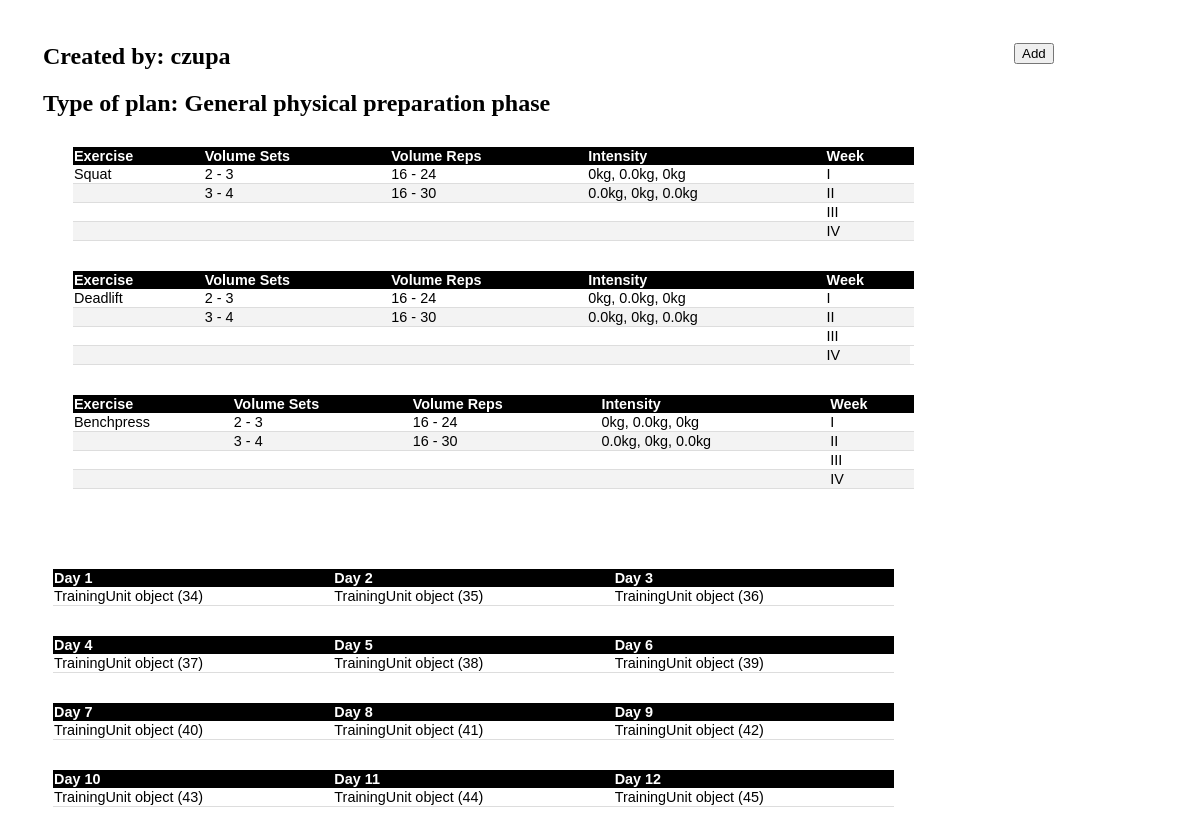
The page /trainingplan/13/ on the database its author committed.
### core/models.py (models this page shows, shortened)
class TrainingPlan(models.Model):
    user= models.ForeignKey(User, on_delete=models.CASCADE)
    nameoftheplan = models.CharField(verbose_name="Name of the plan",max_length=20, null=True)
    Squat1RM = models.PositiveIntegerField(verbose_name="100%RM in squat",default=0, blank=True, null=True)
    DeadliftT1RM =models.PositiveIntegerField(verbose_name="100%RM maximal repetition in deadlift",default=0, blank=True, null=True)
    Benchpress1RM = models.PositiveIntegerField(verbose_name="100%RM maximal repetition in benchpress",default=0, blank=True, null=True)
    mesocycle= models.CharField(max_length=40, choices=MESOCYCLE_CHOICES,default=MESOCYCLE_GPP)
    timeoftheplan= models.CharField(max_length=40,choices=TIME_CHOICE,default=TIME_WEEK3 )
    from_signal = models.BooleanField(default=False)

class TrainingUnit(models.Model):
    trainingplan=models.ForeignKey(TrainingPlan, on_delete=models.CASCADE)
    from_signal = models.BooleanField(default=False)

### core/views.py (the view, shortened to what this page needs)
def TrainingPlanForUser(request,pk):
    exercise=''
    training = TrainingPlan.objects.get(id=pk)
    SQUAT1RM = TrainingPlan.objects.values('Squat1RM').get(id=pk)
    DEADLIFT1RM = TrainingPlan.objects.values('DeadliftT1RM').get(id=pk)
    BENCHPRESS1RM= TrainingPlan.objects.values('Benchpress1RM').get(id=pk)
    sq=SQUAT1RM.get('Squat1RM')
    dl=DEADLIFT1RM.get('DeadliftT1RM')
    bp=BENCHPRESS1RM.get('Benchpress1RM')
    mezocykl=TrainingPlan.objects.values('mesocycle').get(id=pk)
    mesocycle= mezocykl.get('mesocycle')
    gppsets1=[2,3]
    gppsets2=[3,4]
    gpprepsrange1=[16,24]
    gpprepsrange2=[16,30]
    gppsets1=[2,3]
    gppsets2=[3,4]
    gpprepsrange1=[16,24]
    gpprepsrange2=[16,30]
    gppsq1w=[round(sq*0.70),round(sq*0.72,5),round(sq*0.75) ]
    gppsq2w=[round(sq*0.72,5),round(sq*0.75),round(sq*0.77,5)]
    gppdl1w=[round(dl*0.70),round(dl*0.72,5),round(dl*0.75)]
    gppdl2w=[round(dl*0.72,5),round(dl*0.75),round(dl*0.77,5)]
    gppbp1w=[round(bp*0.70),round(bp*0.72,5),round(bp*0.75)]
    gppbp2w=[round(bp*0.72,5),round(bp*0.75),round(bp*0.77,5)]
    accrepsrange1=[18,30]
    accrepsrange2=[12,24]
    accrepsrange3=[10,20]
    accrepsrange4=[10,18]
    accsets1=[3,6]
    accsets2=[3,6]
    accsets3=[2,4]
    accsets4=[2,3]
    accsq1w= [round(sq*0.55),round(sq*0.57,5), round(sq*0.60), round(sq*0.62,5), round(sq*0.65)]
    accsq2w= [round(sq*0.67,5),round(sq*0.70),round(sq*0.72,5),round(sq*0.75),round(sq*0.77,5)]
    accsq3w= [round(sq*0.8),round(sq*0.82,5),round(sq*0.85),round(sq*0.87,5),round(sq*0.9)]
    accsq4w= [round(sq*0.5),round(sq*0.52,5),round(sq*0.55),round(sq*0.6)]
    accdl1w= [round(dl*0.55),round(dl*0.57,5), round(dl*0.60), round(dl*0.62,5), round(dl*0.65)]
    accdl2w= [round(dl*0.67,5),round(dl*0.70),round(dl*0.72,5),round(dl*0.75),round(dl*0.77,5)]
    accdl3w= [round(dl*0.8),round(dl*0.82,5),round(dl*0.85),round(dl*0.87,5),round(dl*0.9)]
    accdl4w= [round(dl*0.5),round(dl*0.52,5),round(dl*0.55),round(dl*0.6)]
    accbp1w= [round(bp*0.55),round(bp*0.57,5), round(bp*0.60), round(bp*0.62,5), round(bp*0.65)]
    accbp2w= [round(bp*0.67,5),round(bp*0.70),round(bp*0.72,5),round(bp*0.75),round(bp*0.77,5)]
    accbp3w= [round(bp*0.8),round(bp*0.82,5),round(bp*0.85),round(bp*0.87,5),round(bp*0.9)]
    accbp4w= [round(bp*0.5),round(bp*0.52,5),round(bp*0.55),round(bp*0.6)]
    peakrepsrange1=[8,10]
    peakrepsrange2=[5,8]
    peaksets1=[5,8]
    peaksets2=[3,5]
    peaksets3=('PEAK', 'MAX OUT!')
    peaksets4=('Rest...', 'Start from gpp again')
    peaksq1w= [round(sq*0.87,5),round(sq*0.9),round(sq*0.92,5), round(sq*0.95) ]
    peaksq2w= [round(sq*0.90),round(sq*0.92,5),round(sq*0.95)]
    peakdl1w= [round(dl*0.87,5),round(dl*0.9),round(dl*0.92,5), round(dl*0.95)]
    peakdl2w= [round(dl*0.90),round(dl*0.92,5),round(dl*0.95)]
    peakbp1w= [round(bp*0.87,5),round(bp*0.9),round(bp*0.92,5), round(bp*0.95)]
    peakbp2w= [round(bp*0.90),round(bp*0.92,5),round(bp*0.95)]
    if training.mesocycle == "Casual training" or "GPP":
        a= (f'{gppsets1[0]} - {gppsets1[1]}'),(f'{gpprepsrange1[0]} - {gpprepsrange1[1]}'),(f'{gppsq1w[0]}kg, {gppsq1w[1]}kg, {gppsq1w[2]}kg')
        a1=(f'{gppsets1[0]} - {gppsets1[1]}'),(f'{gpprepsrange1[0]} - {gpprepsrange1[1]}'),(f'{gppdl1w[0]}kg, {gppdl1w[1]}kg, {gppdl1w[2]}kg')
        a2=(f'{gppsets1[0]} - {gppsets1[1]}'),(f'{gpprepsrange1[0]} - {gpprepsrange1[1]}'),(f'{gppbp1w[0]}kg, {gppbp1w[1]}kg, {gppbp1w[2]}kg')
        b= (f'{gppsets2[0]} - {gppsets2[1]}'),(f'{gpprepsrange2[0]} - {gpprepsrange2[1]}'),(f'{gppsq2w[0]}kg, {gppsq2w[1]}kg, {gppsq2w[2]}kg')
        b1=(f'{gppsets2[0]} - {gppsets2[1]}'),(f'{gpprepsrange2[0]} - {gpprepsrange2[1]}'),(f'{gppdl2w[0]}kg, {gppdl2w[1]}kg, {gppdl2w[2]}kg')
        b2=(f'{gppsets2[0]} - {gppsets2[1]}'),(f'{gpprepsrange2[0]} - {gpprepsrange2[1]}'),(f'{gppbp2w[0]}kg, {gppbp2w[1]}kg, {gppbp2w[2]}kg')
        c= f''
        c1=f''
        c2=f''
        d= f''
        d1=f''
        d2=f''
    exercises = training.exercise_set.all()
    trainingunits=training.trainingunit_set.all()
    day1=trainingunits[0]
    day2=trainingunits[1]
    day3=trainingunits[2]
    day4=trainingunits[3]
    day5=trainingunits[4]
    day6=trainingunits[5]
    day7=trainingunits[6]
    day8=trainingunits[7]
    day9=trainingunits[8]
    day10=trainingunits[9]
    day11=trainingunits[10]
    day12=trainingunits[11]
    context={ 'a':a,'a1':a1,'a2':a2 ,'b':b,'b1':b1,'b2':b2, 'c':c,'c1':c1,
    'c2':c2, 'd':d, 'd1':d1,'d2':d2 ,'sq':sq,'dl':dl,'bp':bp, 'exercises':exercises ,
    'training': training,
    'mesocycle': mesocycle,
    'training.mesocycle': training.mesocycle,'exercise':exercise,'trainingunits':trainingunits,
    'day1':day1 ,'day2':day2,'day3':day3,'day4':day4,'day5':day5,'day6':day6,
    'day7':day7,'day8':day8,'day9':day9,'day10':day10,'day11':day11,'day12':day12}
    return render(request, 'core/trainingplan.html',context)

### core/templates/core/trainingplan.html (shortened to what this page needs)
{% block content %}
<div class="column">
    <div class="row">
        <h2>Created by: {{training.user}}</h2>
        <h2>Type of plan: {{training.mesocycle}}</h2>
            <table class="styled-table">
                        <thead>
                        <tr>
                            <th>Exercise</th>
                            <th>Volume Sets</th>
                            <th>Volume Reps</th>
                            <th>Intensity</th>
                            <th>Week<th>
                        </tr>
                        <tbody>
                            <td>Squat </td>
                            <td>{{a.0}}</td>
                            <td>{{a.1}}</td>
                            <td>{{a.2}}</td>
                            <td>I<td>
                            <tr>
                            <td></td>
                            <td>{{b.0}}</td>
                            <td>{{b.1}}</td>
                            <td>{{b.2}}</td>
                            <td>II<td>
                            </tr>
                            <tr>
                            <td></td>
                            <td>{{c.0}}</td>
                            <td>{{c.1}}</td>
                            <td>{{c.2}}</td>
                            <td>III<td>
                            </tr>
                            <tr>
                            <td></td>
                            <td>{{d.0}}</td>
                            <td>{{d.1}}</td>
                            <td>{{d.2}}</td>
                            <td>IV<td>
                            </tr>
                        </tbody>
            </table>
            <table class="styled-table">
                        <thead>
                            <tr>
                            <th>Exercise</th>
                            <th>Volume Sets</th>
                            <th>Volume Reps</th>
                            <th>Intensity</th>
                            <th>Week<th>
                            </tr>
                        </thead>
                        <tbody>
                            <tr>
                            <td>Deadlift</td>
                            <td>{{a1.0}}</td>
                            <td>{{a1.1}}</td>
                            <td>{{a1.2}}</td>
                            <td>I<td>
                            </tr>
                            <td></td>
                            <td>{{b1.0}}</td>
                            <td>{{b1.1}}</td>
                            <td>{{b1.2}}</td>
                            <td>II<td>
                            <td></td>
                            <td>{{c1.0}}</td>
                            <td>{{c1.1}}</td>
                            <td>{{c1.2}}</td>
                            <td>III<td>
                            <tr>
                            <td></td>
                            <td>{{d1.0}}</td>
                            <td>{{d1.1}}</td>
                            <td>{{d1.2}}</td>
                            <td>IV</td>
                            </tr>
                        </tbody>
            </table>
            <table class="styled-table">
                        <thead>
                            <tr>
                            <th>Exercise</th>
                            <th>Volume Sets</th>
                            <th>Volume Reps</th>
                            <th>Intensity</th>
                            <th>Week<th>
                            </tr>
                        </thead>
                        <tbody>
                            <tr>
                            <td>Benchpress</td>
                            <td>{{a2.0}}</td>
                            <td>{{a2.1}}</td>
                            <td>{{a2.2}}</td>
                            <td>I<td>
                            </tr>
                            <tr>
                            <td></td>
                            <td>{{b2.0}}</td>
                            <td>{{b2.1}}</td>
                            <td>{{b2.2}}</td>
                            <td>II<td>
                            </tr>
                            <td></td>
                            <td>{{c2.0}}</td>
                            <td>{{c2.1}}</td>
                            <td>{{c2.2}}</td>
                            <td>III<td>
                            <tr>
                            <td></td>
                            <td>{{d2.0}}</td>
                            <td>{{d2.1}}</td>
                            <td>{{d2.2}}</td>
                            <td>IV<td>
                            </tr>
                        </tbody>
            </table>
    </div>
        <table class="styled-table">
                <thead>
                    <tr>
                    <th>Day 1</th>
                    <th>Day 2</th>
                    <th>Day 3</th>
                    </tr>
                </thead>
                <tbody>
                    <tr>
                    <td>{{day1}}</td>
                    <td>{{day2}}</td>
                    <td>{{day3}}</td>
                    </tr>
                </tbody>
        </table>
        <table class="styled-table">
                    <thead>
                        <tr>
                        <th>Day 4</th>
                        <th>Day 5</th>
                        <th>Day 6</th>
                        </tr>
                    </thead>
                    <tbody>
                        <tr>
                        <td>{{day4}}</td>
                        <td>{{day5}}</td>
                        <td>{{day6}}</td>
                        </tr>
                </tbody>
        </table>
        <table class="styled-table">
            <thead>
                <tr>
                <th>Day 7</th>
                <th>Day 8</th>
                <th>Day 9</th>
                </tr>
            </thead>
            <tbody>
                <tr>
                    <td>{{day7}}</td>
                    <td>{{day8}}</td>
                    <td>{{day9}}</td>
                </tr>
        </tbody>
        </table>
        <table class="styled-table">
            <thead>
                <tr>
                <th>Day 10</th>
                <th>Day 11</th>
                <th>Day 12</th>
                </tr>
            </thead>
            <tbody>
                <tr>
                    <td>{{day10}}</td>
                    <td>{{day11}}</td>
                    <td>{{day12}}</td>
                </tr>
        </tbody>
        </table>
    </div>
<div class="column">
    <div class="row">
        <form action=""method="POST" enctype="multipart/form-data">
            <input type= "Submit" value="Add"/>
        </form>
    </div>
</div>
{% endblock %}

### core/templates/core/trainingplan.html (style rules this page uses)
.styled-table { border-collapse: collapse; margin: 30px ; font-size: 0.9em; font-family: sans-serif; min-width: 841px; box-shadow: 45 35 30px rgba(0, 0, 0, 0.15); }
.styled-table thead tr { background-color: black; color: #ffffff; text-align: left; }
.styled-table tbody tr { border-bottom: 1px solid #dddddd; }
.styled-table tbody tr:nth-of-type(even) { background-color: #f3f3f3; }
.styled-table tbody tr:last-of-type { text-align: left; }
.column { float: left; display: block; padding: 15px; }
.row { content: ""; display: table; clear: both; padding: 20px; }

### rows shown on the page
TrainingPlan: user "czupa", mesocycle "General physical preparation phase"
TrainingUnit: id "TrainingUnit object (34)"
TrainingUnit: id "TrainingUnit object (35)"
TrainingUnit: id "TrainingUnit object (36)"
TrainingUnit: id "TrainingUnit object (37)"
TrainingUnit: id "TrainingUnit object (38)"
TrainingUnit: id "TrainingUnit object (39)"
TrainingUnit: id "TrainingUnit object (40)"
TrainingUnit: id "TrainingUnit object (41)"
TrainingUnit: id "TrainingUnit object (42)"
TrainingUnit: id "TrainingUnit object (43)"
TrainingUnit: id "TrainingUnit object (44)"
TrainingUnit: id "TrainingUnit object (45)"

### other values the page prints
{{ a.0 }} "2 - 3"
{{ a.1 }} "16 - 24"
{{ a.2 }} "0kg, 0.0kg, 0kg"
{{ b.0 }} "3 - 4"
{{ b.1 }} "16 - 30"
{{ b.2 }} "0.0kg, 0kg, 0.0kg"
{{ a1.0 }} "2 - 3"
{{ a1.1 }} "16 - 24"
{{ a1.2 }} "0kg, 0.0kg, 0kg"
{{ b1.0 }} "3 - 4"
{{ b1.1 }} "16 - 30"
{{ b1.2 }} "0.0kg, 0kg, 0.0kg"
{{ a2.0 }} "2 - 3"
{{ a2.1 }} "16 - 24"
{{ a2.2 }} "0kg, 0.0kg, 0kg"
